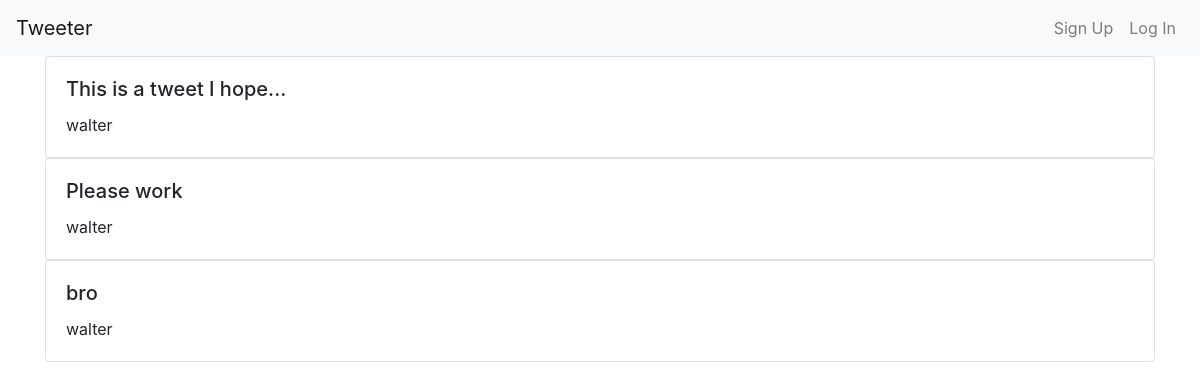
The app's page /, older data.
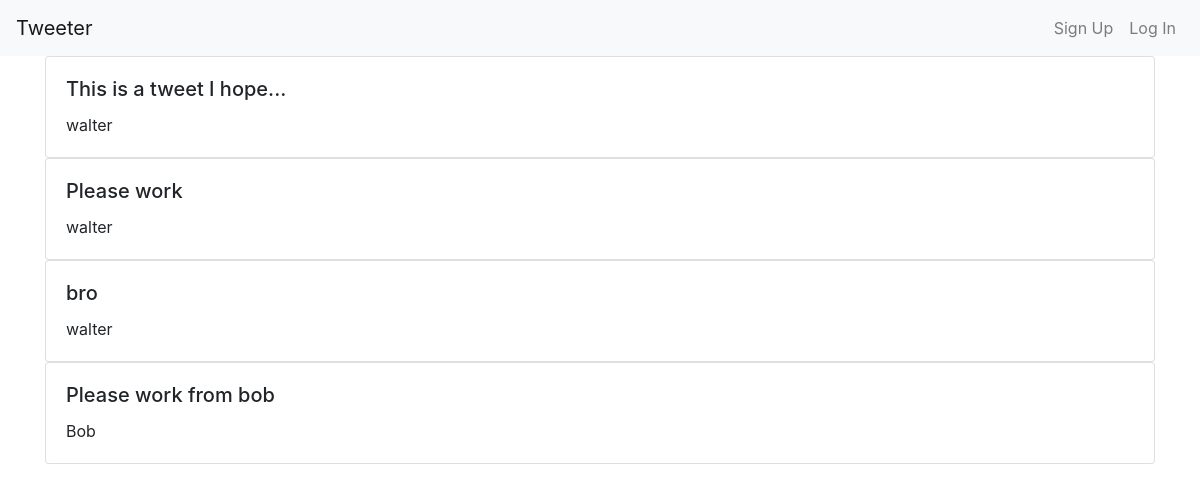
The same page, newer data.
### tweets/models.py (models this page shows, shortened)
class Tweet(models.Model):
    user = models.ForeignKey(get_user_model(), on_delete=models.PROTECT)
    body = models.CharField(max_length=255)
    created_at = models.DateTimeField(default=timezone.now)
    updated_at = models.DateTimeField(default=timezone.now)

### users/models.py (models this page shows, shortened)
class CustomUser(AbstractUser):
    gender = models.CharField(max_length=255, blank=True, null=True)
    dob = models.DateField(null=True, blank=True)
    location = models.CharField(max_length=255, blank=True, null=True)
    def __str__(self):
        return self.username

### tweets/views.py (the view)
# urls.py: path('', TweetListView.as_view(), name='home'),
class TweetListView(ListView):
    model = Tweet
    template_name = 'home.html'

### tweets/templates/home.html
{% extends 'base.html' %}
{% block content %}
  {% for tweet in object_list %}
    <div class="card" >
      <div class="card-body">
        <h5 class="card-title">{{ tweet.body }}</h5>
        <p class="card-text">{{ tweet.user }}</p>
      </div>
    </div>
  {% endfor %}
{% endblock content %}

### templates/base.html (shortened to what this page needs)
{% load bootstrap4 %}
<html>
<head>
{% bootstrap_css %}
</head>
<body>
  <nav class="navbar navbar-expand-lg navbar-light bg-light">
    <a class="navbar-brand" href="{% url 'home' %}">Tweeter</a>
    <div class="collapse navbar-collapse" id="navbarSupportedContent">
      <ul class="navbar-nav ml-auto">
        {% if user.is_authenticated %}
          <li class="nav-item dropdown">
            <a class="nav-link dropdown-toggle" href="#" id="navbarDropdownMenuLink"
            data-toggle="dropdown" aria-haspopup="true"
            aria-expanded="false">
              Welcome {{ user.username }}
            </a>
            <div class="dropdown-menu" aria-labelledby="navbarDropdownMenuLink">
              <a class="dropdown-item" href="{% url 'update_user' user.pk %}">Profile</a>
              <a class="dropdown-item" href="{% url 'logout' %}">Log Out</a>
            </div>
          </li>
        {% else %}
        <li class="nav-item">
          <a class="nav-link" href="{% url 'signup' %}">Sign Up</a>
        </li>
          <li class="nav-item">
            <a class="nav-link" href="{% url 'login' %}">Log In</a>
          </li>
        {% endif %}
      </ul>
    </div>
  </nav>
  <div class="container">
      {% block content %}(no content){% endblock %}
  </div>
</body>
</html>

Row changes from the older to the newer data that the page shows:
added Tweet: body "Please work from bob", user "Bob"
